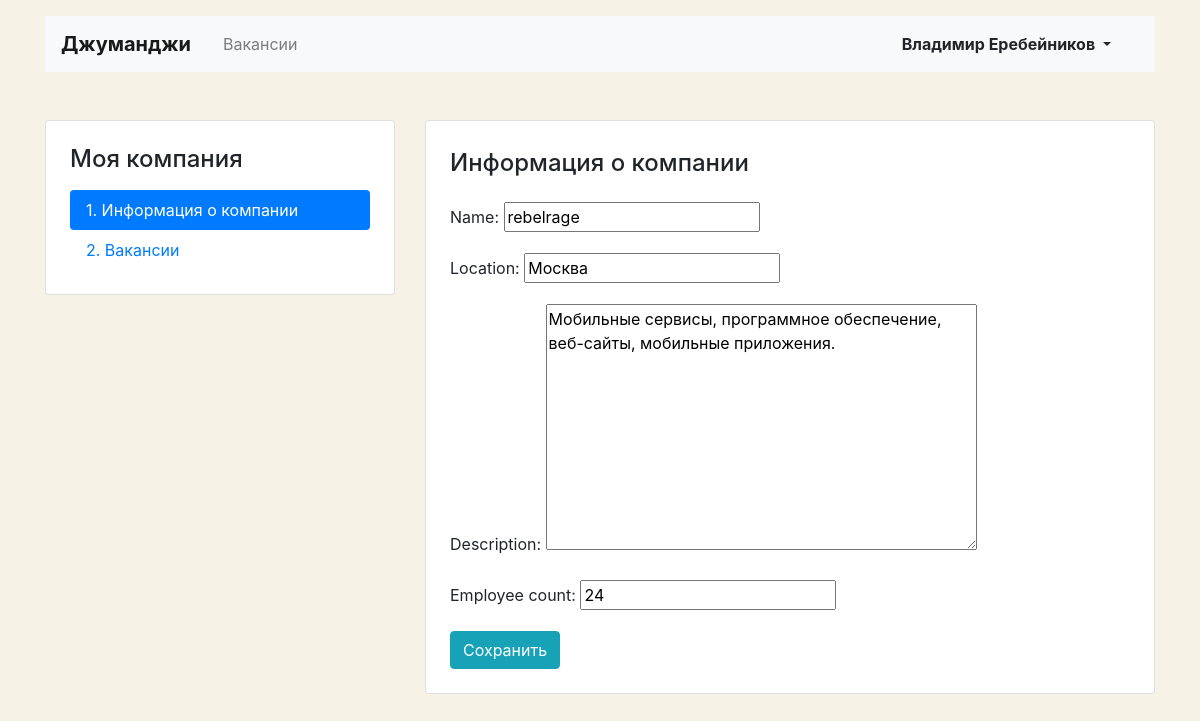
Screenshot of /mycompany/ (signed in) with the database file from the repository.
### vacancy/models.py (models this page shows, shortened)
class Company(models.Model):
    name = models.CharField(max_length=120)
    location = models.CharField(max_length=30)
    logo = models.URLField(default='https://place-hold.it/100x60')
    description = models.TextField()
    employee_count = models.IntegerField()
    owner = models.OneToOneField(get_user_model(), on_delete=models.PROTECT, related_name="company", null=True)
    class Meta:
        verbose_name = 'Компания'
        verbose_name_plural = 'Компании'

### vacancy/views/mycompany.py (the view, shortened to what this page needs)
# urls.py: path('mycompany/', CompanyUpdateView.as_view(), name='mycompany'),
class CompanyUpdateView(LoginRequiredMixin, UpdateView):
    form_class = AddCompanyForm
    template_name = 'vacancy/company-form.html'
    extra_context = {'page_title': 'Моя компания | Джуманджи'}
    def dispatch(self, request, *args, **kwargs):
        try:
            return super().dispatch(request, *args, **kwargs)
        except ObjectDoesNotExist:
            return redirect('letsstart')
    def get_object(self, queryset=None):
        return self.request.user.company

### vacancy/forms.py
class AddCompanyForm(forms.ModelForm):
    class Meta:
        model = Company
        fields = ['name', 'location', 'description', 'employee_count']

### vacancy/templates/vacancy/company-form.html (shortened to what this page needs)
{% extends 'vacancy/base_mycompany.html' %}
{% block content %}
      <div class="col-12 col-lg-8">
        <div class="card">
          <div class="card-body px-4 pb-4">
            <h2 class="h4 pt-2 pb-3">Информация о&nbsp;компании</h2>
            <form action="" method="post">
                {{ form.as_p }}
                <input type="submit" class="btn btn-info" value="Сохранить">
            </form>
          </div>
        </div>
      </div>
{% endblock %}

### vacancy/templates/vacancy/base_mycompany.html (shortened to what this page needs)
<!DOCTYPE html>
<html lang="ru">
<head>
  <link rel="stylesheet" href="https://stackpath.bootstrapcdn.com/bootstrap/4.3.1/css/bootstrap.min.css">
</head>
<body>
  <header class="container mt-3">
    <nav class="navbar navbar-expand-lg navbar-light bg-light">
      {% url 'home' as home_url %}
      <a href="{{ home_url }}" class="navbar-brand mr-4 font-weight-bold {% if request.path == home_url %}active{% endif %}" >Джуманджи</a>
      <div class="collapse navbar-collapse justify-content-between" id="navbarNav">
        <ul class="navbar-nav col-10">
          <li class="nav-item">
            {% url 'vacancies' as vacancies_url %}
            <a href="{{ vacancies_url }}" class="nav-link {% if request.path == vacancies_url %}active{% endif %}" >Вакансии</a>
          </li>
        </ul>
        {% if request.user.is_authenticated %}
        <ul class="navbar-nav col-2 justify-content-end">
          <li class="nav-item active">
            <div class="btn-group">
              <button type="button" class="btn dropdown-toggle font-weight-bold" data-toggle="dropdown" aria-haspopup="true" aria-expanded="false">
                {{ user.first_name }} {{ user.last_name }}
              </button>
            </div>
          </li>
        </ul>
        {% else %}
        <ul class="navbar-nav col-2 justify-content-end">
          <li class="nav-item active">
            <a href="{% url 'login' %}" class="nav-link font-weight-bold">Вход</a>
          </li>
        </ul>
        {% endif %}
      </div>
    </nav>
  </header>
  <main class="container mt-3 pb-5">
    <div class="row mt-5">
      <div class="col-12 col-lg-4">
        <aside class="pt-3 pb-4 px-4 mb-5 card">
          <h1 class="h4 pt-2 pb-2">Моя компания</h1>
          <div class="nav flex-column nav-pills">
            {% url 'mycompany' as mycompany_url %}
            {% url 'myvacancies' as myvacancies_url %}
            <a href="{{ mycompany_url }}" class="nav-link {% if request.path == mycompany_url %}active{% endif %}" >1. Информация о&nbsp;компании</a>
            <a href="{{ myvacancies_url }}" class="nav-link {% if request.path == myvacancies_url %}active{% endif %}" >2. Вакансии</a>
          </div>
        </aside>
      </div>
  {% block content %} {% endblock %}
    </div>
  </main>
</body>
</html>

### vacancy/templates/vacancy/base_mycompany.html (style rules this page uses)
body { background-color: #F6F2E6; }

### rows the page displays
Company: name "rebelrage", location "Москва", description "Мобильные сервисы, программное обеспечение, веб-сайты, мобильные приложения.", employee_count "24"

### other values shown
{{ user.first_name }} "Владимир"
{{ user.last_name }} "Еребейников"
